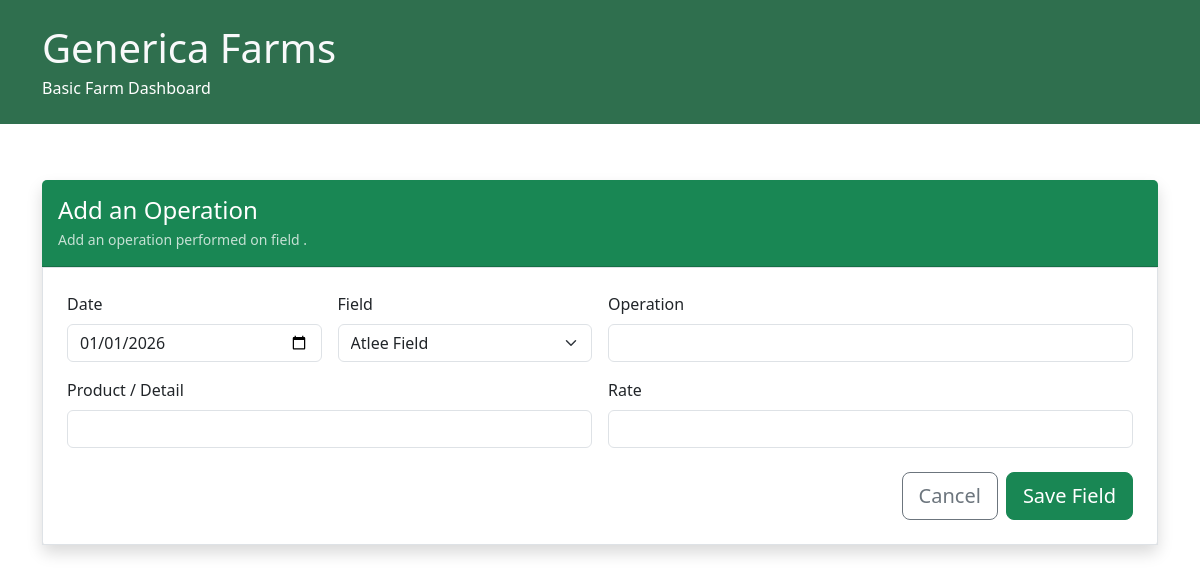
The app's page /operation/new/F-2126, older data.
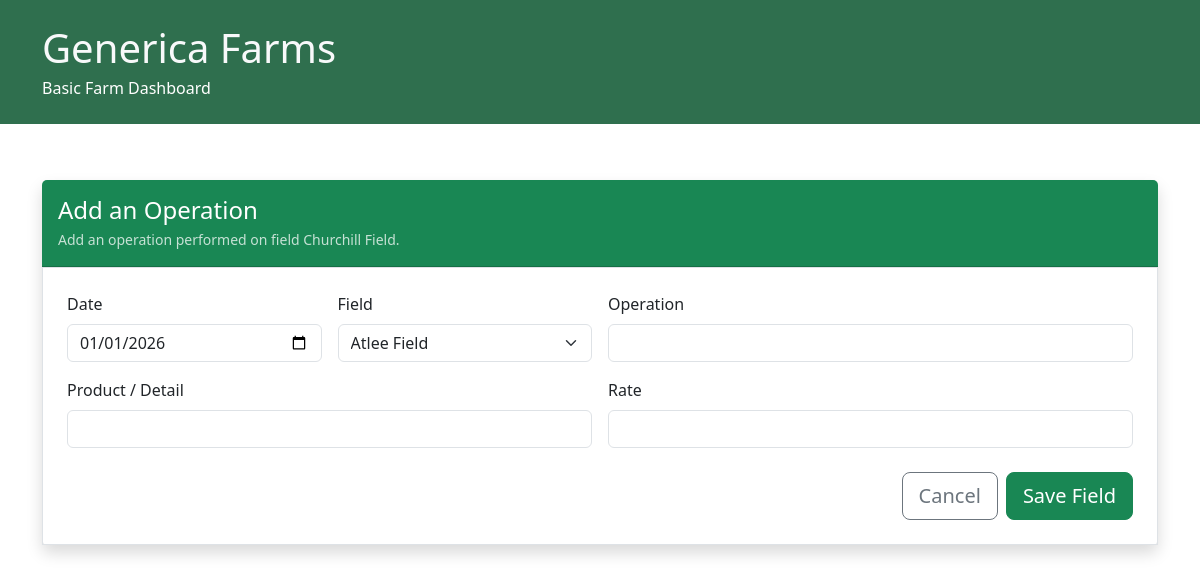
The same page, newer data.
### models.py (models this page shows)
class Field(db.Model):
    __tablename__ = "Fields"
    id = db.Column(db.String, primary_key=True)
    name = db.Column(db.String, nullable=False)
    area = db.Column(db.Float)
    soilType = db.Column(db.String)
    risk = db.Column(db.String)
    irrigation = db.Column(db.String)
    drainage = db.Column(db.String)
    pH = db.Column(db.Float)
    SOM = db.Column(db.Float)
    sowingDate = db.Column(db.String)
    notes = db.Column(db.String)
    created = db.Column(db.String, default=lambda: datetime.now(timezone.utc).isoformat())
    crop = db.Column(db.String, db.ForeignKey("Crops.id"), nullable=True)
    crop_rel = db.relationship("Crop", back_populates="fields")
    operations = db.relationship("Operation", back_populates="field_rel", order_by="Operation.date")

### main.py (the view, shortened to what this page needs)
@app.route("/operation/new/<field_id>", methods=["GET", "POST"])
def operation_new(field_id):
    form = OperationForm()
    form.field_rel.data = Field.query.get(field_id)
    context = {
        "title": "New Operation",
        "form": form,
        "field": Field.query.get(field_id)
    }
    return render_template("new_operation.html", context=context)

### forms.py
class OperationForm(FlaskForm):
    date = DateField("Date", default=date.today, validators=[DataRequired()])
    operation = StringField("Operation", validators=[DataRequired()])
    detail = StringField("Product / Detail")
    rate = StringField("Rate")
    field_rel = QuerySelectField(
        "Field",
        query_factory=lambda: Field.query.order_by(Field.name).all(),
        get_label="name",
        allow_blank=False
    )

### templates/new_operation.html (shortened to what this page needs)
{% extends "base.html" %}
{% block content %}
<div class="container py-4">
  <div class="card border-0 shadow">
    <div class="card-header bg-success text-white py-3">
      <div class="d-flex align-items-center justify-content-between flex-wrap gap-2">
        <div>
          <h1 class="h4 mb-1">Add an Operation</h1>
          <div class="opacity-75 small">Add an operation performed on field {{ context.field.name }}.</div>
        </div>
      </div>
    </div>
    <div class="card-body p-4 border">
      <form method="post" class="row g-3">
        <div class="col-md-3">
          <label class="form-label">Date</label>
          {{ context.form.date(class="form-control") }}
        </div>
        <div class="col-md-3">
          <label class="form-label">Field</label>
          {{ context.form.field_rel(class="form-select") }}
        </div>
        <div class="col-md-6">
          <label class="form-label">Operation</label>
          <div class="input-group">
            {{ context.form.operation(class="form-control") }}
          </div>
        </div>
        <div class="col-md-6">
          <label class="form-label">Product / Detail</label>
          {{ context.form.detail(class="form-control") }}
        </div>
        <div class="col-md-6">
          <label class="form-label">Rate</label>
          {{ context.form.rate(class="form-control") }}
        </div>
        <div class="col-12 d-flex gap-2 justify-content-end pt-2">
          <a href="{{ url_for('field_view', field_id = context.field.id) }}" class="btn btn-outline-secondary btn-lg">
            Cancel
          </a>
          <button type="submit" class="btn btn-success btn-lg">
            Save Field
          </button>
        </div>
      </form>
    </div>
  </div>
</div>
{% endblock %}

Row changes from the older to the newer data that the page shows:
added Field: field.name "Churchill Field"
